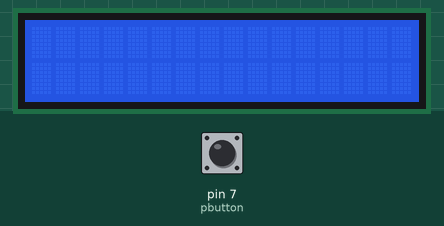
This sketch was run on a simulated Arduino Uno, built with avr-gcc and run on an emulated ATmega328P. On the bench: 16×2 character LCD. Inputs (shaded band) come from the test bench; at power-on: pin 7 (pbutton) LOW.

Above: at 1.2 s.
1.3 s: pin 7 (pbutton) pulled HIGH for 0.15 s
At 1.7 s:
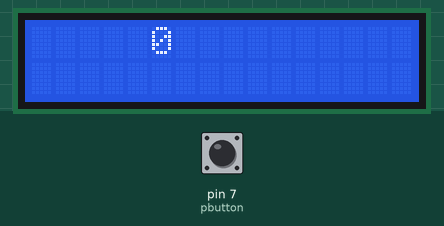
2.9 s: pin 7 (pbutton) pulled HIGH for 1 s
At 4.1 s:
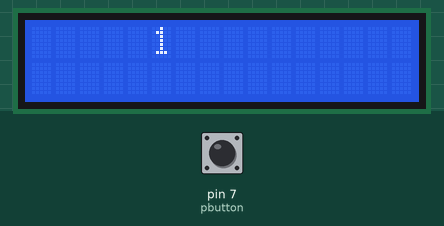
5.4 s: pin 7 (pbutton) pulled HIGH for 0.15 s
At 6.0 s:
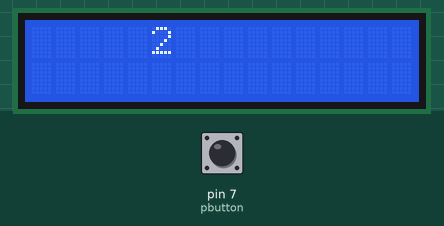
7.0 s: pin 7 (pbutton) pulled HIGH for 1 s
At 8.4 s:
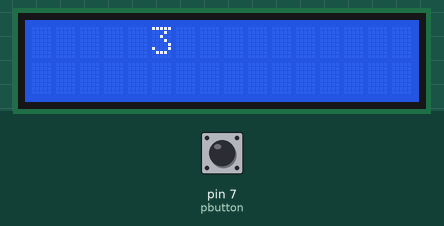
Timing chart, 0 to 10.0 s (numbered marks = the images above; inputs shaded):
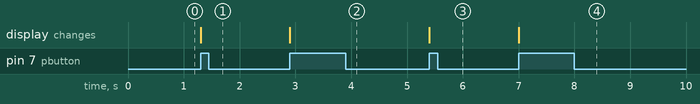

The sketch:

_5.4-lcd-pushbutton-hello.ino
```cpp
#include <LiquidCrystal.h>
LiquidCrystal lcd(13, 12, 11, 10, 9, 8);
int count=0;
int pbutton = 7;
void setup() {
  // put your setup code here, to run once
  lcd.begin(16,2);
  pinMode(pbutton, INPUT);
  }
void loop() {
    if (digitalRead(pbutton) == HIGH)  {
    lcd.setCursor(5,0); // set cursor to column 6
    lcd.print(count++);
    while(digitalRead(pbutton) == HIGH);
    }
  }
```

Measured:
- after the input at 1.3 s, the display: changes at once (image 1)
- after the input at 2.9 s, the display: changes at once (image 2)
- after the input at 5.4 s, the display: changes at once (image 3)
- after the input at 7.0 s, the display: changes at once (image 4)
